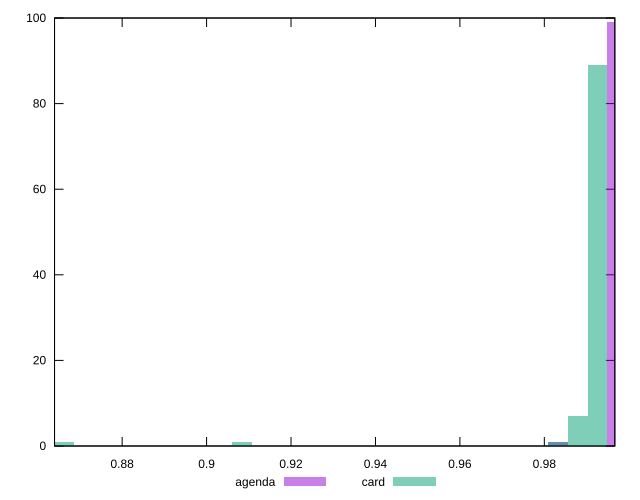

This chart was generated by the following gnuplot code:
reset

$agenda <<EOF
0.9832138521366354 1
0.997259764310016 99
EOF

$card <<EOF
0.9925777935855558 89
0.9878958228610956 7
0.8661645840251312 1
0.9832138521366354 1
0.9083023205452727 1
EOF

set key outside below
set boxwidth 0.004681970724460169
set xrange [0.8639854885013647:0.9966956724105303]
set yrange [0:100]
set trange [0:100]
set style fill transparent solid 0.5 noborder
set terminal svg size 640, 500 enhanced background rgb 'white'
set output "reports/report_00030_2021-02-24T20-42-31.540Z/meta/pScore/comparison/histogram/1_vs_2.svg"

plot $agenda title "agenda" with boxes, \
     $card title "card" with boxes

reset
